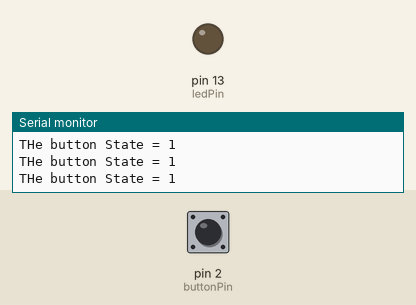
Recording of a sketch running on a simulated Arduino Uno, built with avr-gcc and run on an emulated ATmega328P. On the bench: output pins drawn as LEDs (lit = HIGH), the last lines printed to the serial monitor. The test bench sets the inputs (shaded band); at power-on: pin 2 (buttonPin) HIGH.

Above: at 1.2 s.
1.3 s: pin 2 (buttonPin) pulled LOW for 0.15 s
At 1.4 s:
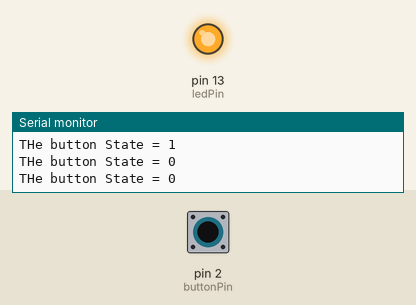
2.9 s: pin 2 (buttonPin) pulled LOW for 3.2 s
At 7.3 s:
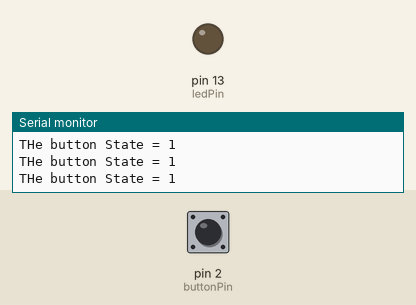
Timing chart, 0 to 8.8 s (numbered marks = the images above; inputs shaded):
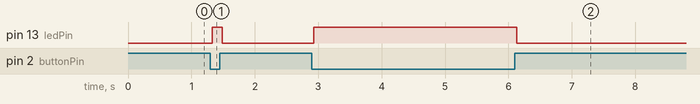

The sketch:

wK11_LED.ino
```cpp
const int buttonPin = 2;
const int ledPin = 13;

int buttonState = 0;
void setup() {
  Serial.begin(9600);
  // put your setup code here, to run once:
  pinMode(ledPin,OUTPUT);
  pinMode(buttonPin,INPUT_PULLUP);
}

void loop() {
  // put your main code here, to run repeatedly:
  buttonState = digitalRead(buttonPin);
  Serial.print("THe button State = ");
  Serial.println(buttonState);
  delay(1);
  if(buttonState == HIGH ){
    digitalWrite(ledPin,LOW);

  }
  else {
    digitalWrite(ledPin,HIGH);

  }
}
```

Measured:
- after the input at 1.3 s, pin 13 (ledPin): LOW → HIGH at once, → LOW 0.16 s later
- after the input at 2.9 s, pin 13 (ledPin): LOW → HIGH at once, → LOW 3.2 s later
